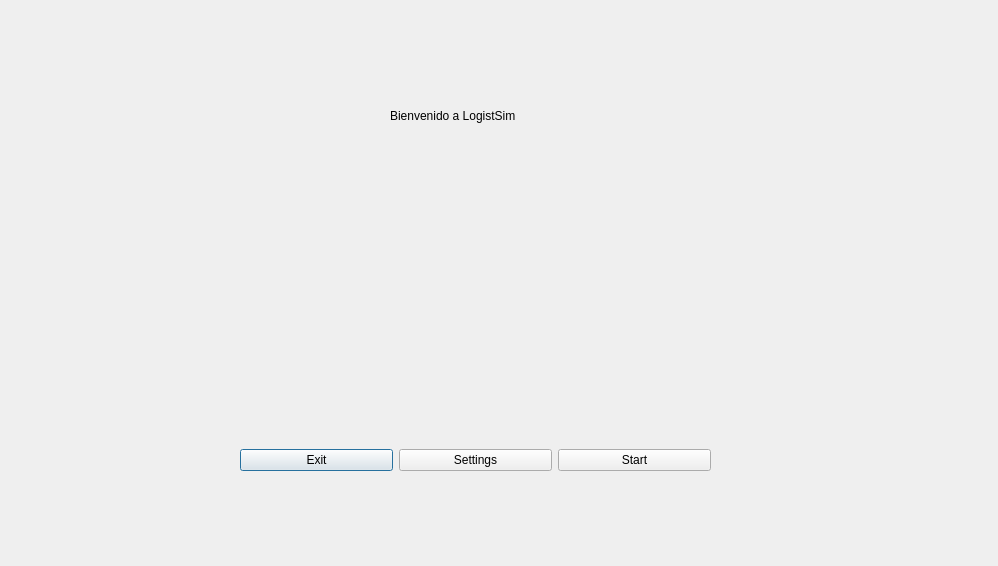
<?xml version="1.0" encoding="UTF-8"?>
<ui version="4.0">
 <class>WelcomeDialog</class>
 <widget class="QDialog" name="WelcomeDialog">
  <property name="geometry">
   <rect>
    <x>0</x>
    <y>0</y>
    <width>998</width>
    <height>566</height>
   </rect>
  </property>
  <property name="windowTitle">
   <string>Dialog</string>
  </property>
  <widget class="QLabel" name="label">
   <property name="geometry">
    <rect>
     <x>390</x>
     <y>100</y>
     <width>141</width>
     <height>31</height>
    </rect>
   </property>
   <property name="text">
    <string>Bienvenido a LogistSim</string>
   </property>
  </widget>
  <widget class="QWidget" name="horizontalLayoutWidget">
   <property name="geometry">
    <rect>
     <x>240</x>
     <y>400</y>
     <width>471</width>
     <height>121</height>
    </rect>
   </property>
   <layout class="QHBoxLayout" name="horizontalLayout">
    <item>
     <widget class="QPushButton" name="ExitButton">
      <property name="text">
       <string>Exit</string>
      </property>
     </widget>
    </item>
    <item>
     <widget class="QPushButton" name="SettingsButton">
      <property name="text">
       <string>Settings</string>
      </property>
     </widget>
    </item>
    <item>
     <widget class="QPushButton" name="StartButton">
      <property name="text">
       <string>Start</string>
      </property>
     </widget>
    </item>
   </layout>
  </widget>
 </widget>
 <resources/>
 <connections/>
</ui>
